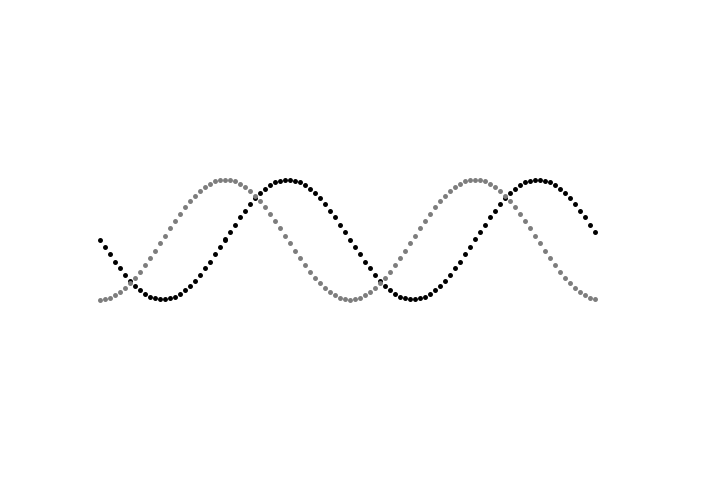
Frame 1 (no input)
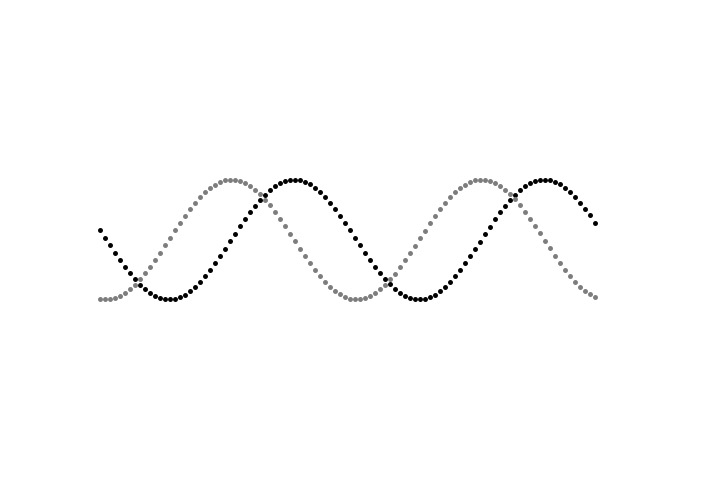
Frame 60 (the mouse pressed at the canvas centre just before this capture)
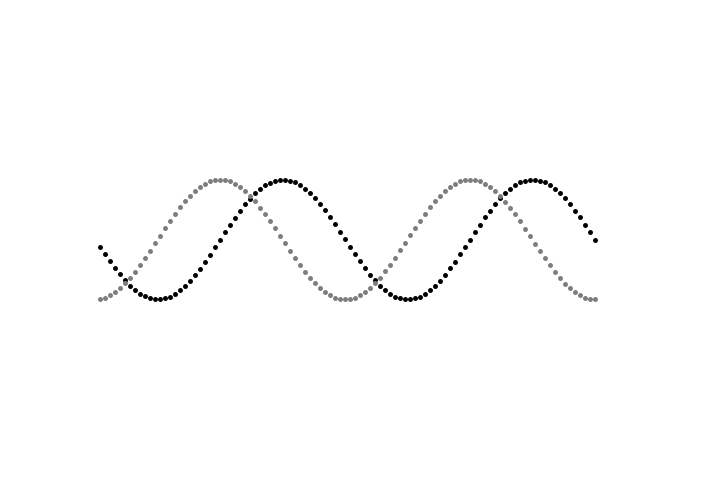
Frame 120 (the mouse held since frame 60 and released just before this capture)

The Processing sketch that drew these frames (run headless with seeded random() and noise(); from frame 60 on, the mouse is pressed at the canvas centre):

// Processing sketch: Curve
// ── Curve.pde
float angle;
float x;
float y;

void setup()
{
	size (720, 480);
  	strokeWeight(5);
}

void draw() 
{
	background(255);
	drawCurve(true);
	drawCurve(false);
}

void drawCurve(boolean sin) 
{
	if (sin) stroke(0);
	else 	 stroke(125);
	for (int i = 0; i < 100; i++) 
	{
  		x = 100 + (i * 5);
  		if (sin) y = height/2 + sin(angle) * 60.0;
  		else  	 y = height/2 + cos(angle) * 60.0;
  		
  		point(x, y);
  		angle = angle + TWO_PI/50;
	}
}
